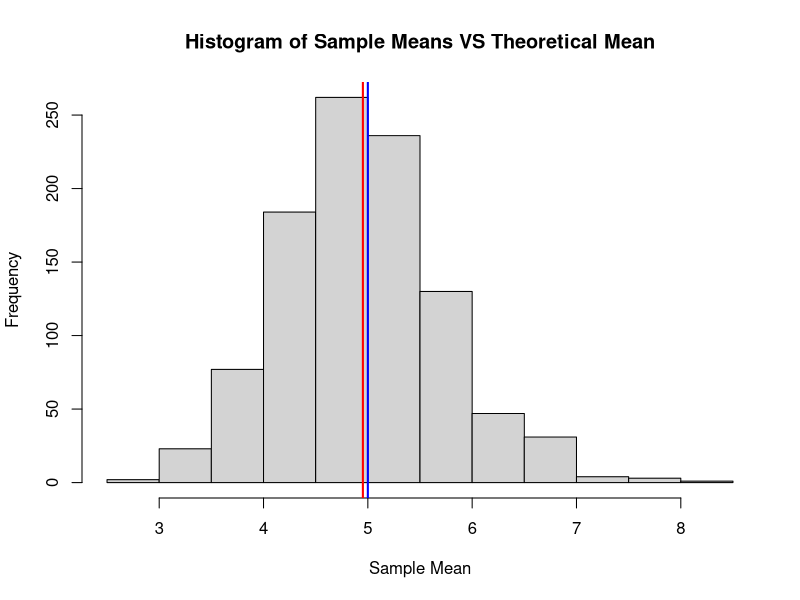
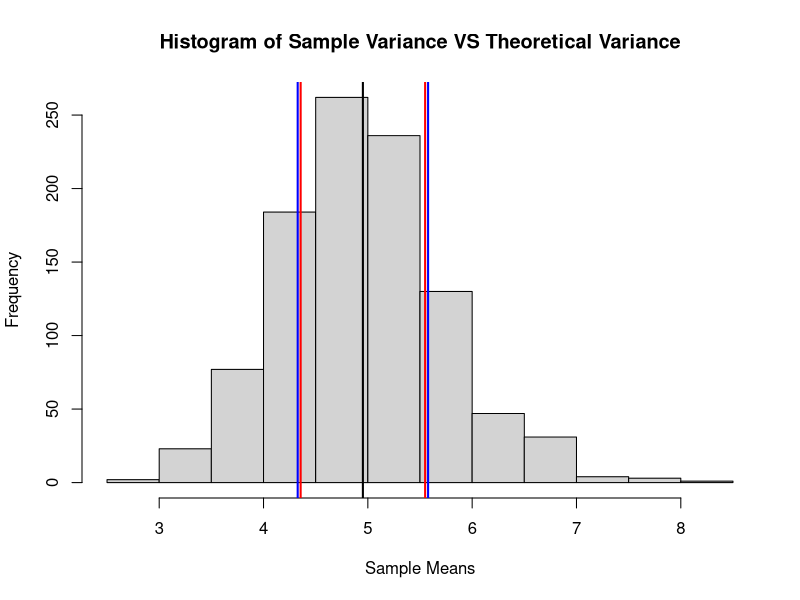
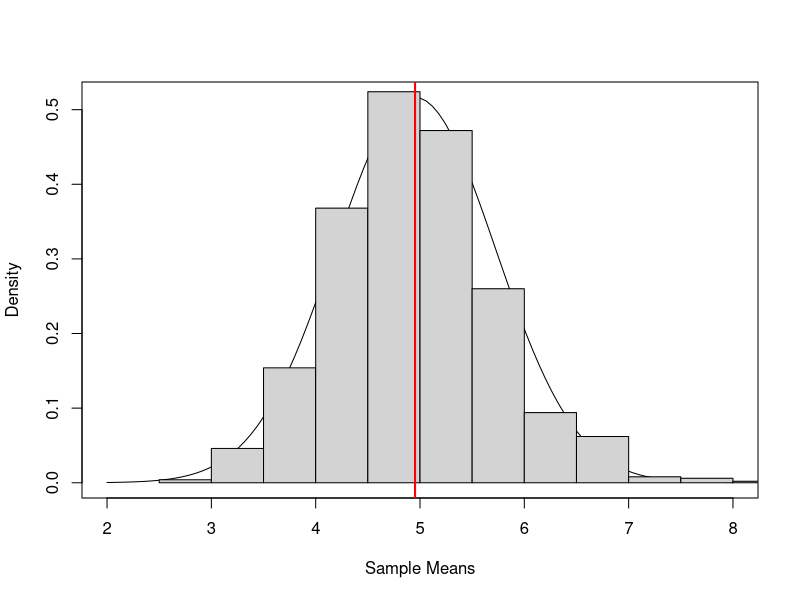

The R script that drew these images, in order:
## ---- chunk 1
set.seed(111527)
lambda <- 0.2
sample_size <- 40
num_simulations <- 1000

sim_data <- matrix(data=NA,nrow=0,ncol=sample_size)

for (i in 1:num_simulations) {
    sim_data <- rbind(sim_data, rexp(sample_size, lambda))
}

## ---- chunk 2
sample_means <- c(1:num_simulations)
for (j in 1:num_simulations) {
    sample_means[j] <- mean(sim_data[j,])
}
mean_sample_means <- mean(sample_means)

## ---- chunk 3
hist(sample_means, xlab="Sample Mean", main="Histogram of Sample Means VS Theoretical Mean")
abline(v = mean_sample_means, col = "red", lwd = 2)
abline(v = 1/lambda, col = "blue", lwd = 2)
## ---- chunk 4
pop_variance <- (1/lambda*(1/sqrt(sample_size)))^2
## ---- chunk 5
sample_variance <- var((sample_means))
## ---- chunk 6
hist(sample_means, xlab="Sample Means", main="Histogram of Sample Variance VS Theoretical Variance")
abline(v = (mean_sample_means), col = "black", lwd = 2)
abline(v = (mean_sample_means + sample_variance), col = "red", lwd = 2)
abline(v = (mean_sample_means - sample_variance), col = "red", lwd = 2)
abline(v = (mean_sample_means - pop_variance), col = "blue", lwd = 2)
abline(v = (mean_sample_means + pop_variance), col = "blue", lwd = 2)
## ---- chunk 7
curve(dnorm(x,mean=mean_sample_means,sd=sqrt(sample_variance)),from=2,to=8,xlab="Sample Means",ylab="Density")
hist(sample_means,add=T,freq=F)
abline(v = mean_sample_means, col = "red", lwd = 2)
